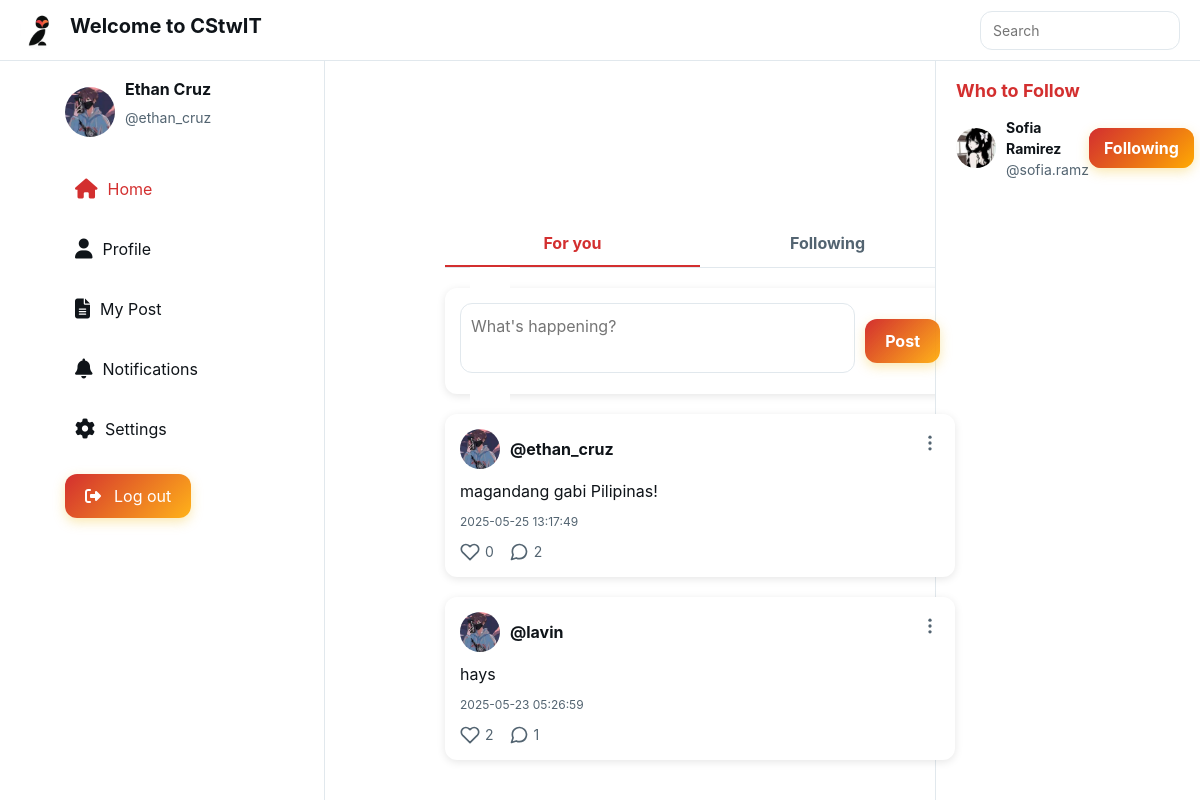
The page /client/index.php (signed in) on the database its author committed.
### tables this page shows
CREATE TABLE `users` (
  `id` int(11) NOT NULL,
  `username` varchar(50) NOT NULL,
  `email` varchar(100) NOT NULL,
  `password` varchar(255) NOT NULL,
  `role` enum('user','admin') DEFAULT 'user',
  `status` varchar(50) DEFAULT 'active',
  `profile_pic` varchar(255) DEFAULT 'default.jpg',
  `name` varchar(100) DEFAULT NULL,
  `bio` text DEFAULT NULL,
  `created_at` timestamp NOT NULL DEFAULT current_timestamp(),
  `deletion_reason` text DEFAULT NULL,
  `ban_version` int(11) DEFAULT 0
);

CREATE TABLE `posts` (
  `id` int(11) NOT NULL,
  `user_id` int(11) DEFAULT NULL,
  `content` text NOT NULL,
  `likes` int(11) DEFAULT 0,
  `created_at` timestamp NOT NULL DEFAULT current_timestamp(),
  `status` varchar(50) DEFAULT 'active'
);

### api/fetch_posts.php (called while the page is built)
<?php
include '../config/database.php';
try {
  $stmt = $conn->prepare("
    SELECT p.*, u.username AS post_username, u.profile_pic,
           c.id AS comment_id, c.comment, c.created_at AS comment_created_at,
           uc.username AS comment_username,
           l.id AS like_id, lu.username AS liker_username
    FROM posts p
    JOIN users u ON p.user_id = u.id
    LEFT JOIN comments c ON c.post_id = p.id
    LEFT JOIN users uc ON c.user_id = uc.id
    LEFT JOIN likes l ON l.post_id = p.id
    LEFT JOIN users lu ON l.user_id = lu.id
    ORDER BY p.created_at DESC
  ");
  $stmt->execute();
  $results = $stmt->fetchAll(PDO::FETCH_ASSOC);
  $posts = [];
  foreach ($results as $row) {
    $post_id = $row['id'];
    if (!isset($posts[$post_id])) {
      $posts[$post_id] = [
        'id' => $row['id'],
        'user_id' => $row['user_id'],
        'content' => $row['content'],
        'created_at' => $row['created_at'],
        'likes' => $row['likes'],
        'username' => $row['post_username'],
        'profile_pic' => $row['profile_pic'],
        'comments' => [],
        'liked_by' => []
      ];
    }
    if ($row['comment_id']) {
      $posts[$post_id]['comments'][] = [
        'id' => $row['comment_id'],
        'username' => $row['comment_username'],
        'comment' => $row['comment'],
        'created_at' => $row['comment_created_at']
      ];
    }
    if ($row['like_id'] && !in_array($row['liker_username'], array_column($posts[$post_id]['liked_by'], 'username'))) {
      $posts[$post_id]['liked_by'][] = [
        'username' => $row['liker_username']
      ];
    }
  }
  $posts = array_values($posts);
} catch (PDOException $e) {
  $posts = [];
}
?>

### client/index.php (the view, shortened to what this page needs)
<?php
include 'includes/header.php';
include 'includes/left_sidebar.php';
include 'includes/right_sidebar.php';
include '../config/check_session.php';
if (file_exists('../api/fetch_posts.php')) {
    include '../api/fetch_posts.php';
} else {
    $posts = [];
}
?>
<div class="main-content">
    <div class="for-you-following-tabs">
        <div class="tab active" data-tab="for-you">For you</div>
        <div class="tab" data-tab="following">Following</div>
    </div>
    <div class="tab-content active" id="for-you-content">
        <form action="/CStwIT/api/create_post.php" method="POST" class="post-creation">
            <div class="post-input-container">
                <textarea class="post-input-area" name="content" placeholder="What's happening?" required></textarea>
            </div>
            <button class="post-btn" type="submit">Post</button>
        </form>
        <?php if (isset($posts) && is_array($posts) && count($posts) > 0): ?>
            <?php foreach ($posts as $post): ?>
                <div class="post" data-post-id="<?php echo $post['id']; ?>">
                    <div class="post-header">
                        <img src="../assets/uploads/<?php echo htmlspecialchars($post['profile_pic']); ?>" class="profile-pic" alt="Profile">
                        <div>
                            <strong>@<?php echo htmlspecialchars($post['username']); ?></strong>
                        </div>
                    </div>
                    <div class="post-options">
                        <span class="three-dots">
                            <svg xmlns="http://www.w3.org/2000/svg" viewBox="0 0 24 24" fill="currentColor">
                                <circle cx="12" cy="5" r="2"/>
                                <circle cx="12" cy="12" r="2"/>
                                <circle cx="12" cy="19" r="2"/>
                            </svg>
                        </span>
                    </div>
                    <div class="post-content">
                        <?php echo htmlspecialchars($post['content']); ?>
                    </div>
                    <div class="timestamp">
                        <?php echo date('Y-m-d H:i:s', strtotime($post['created_at'])); ?>
                    </div>
                    <div class="post-actions">
                        <button class="like-button <?php echo (isset($post['is_liked']) && $post['is_liked']) ? 'liked' : ''; ?>"
                                onclick="likePost(<?php echo $post['id']; ?>, this)">
                            <span class="count" id="likes-<?php echo $post['id']; ?>"><?php echo $post['likes']; ?></span>
                        </button>
                        <button class="comment-button" onclick="toggleComments(<?php echo $post['id']; ?>)">
                            <span class="count"><?php echo (int)count($post['comments']); ?></span>
                        </button>
                    </div>
                </div>
            <?php endforeach; ?>
        <?php endif; ?>
    </div>
</div>

### client/includes/header.php (shortened to what this page needs)
<?php
$current_file = basename($_SERVER['PHP_SELF']);
$is_auth_page = ($current_file == 'login.php' || $current_file == 'register.php');
?>
<!DOCTYPE html>
<html lang="en">
<head>
  <link rel="stylesheet" href="../assets/style.css">
  <link rel="stylesheet" href="https://cdnjs.cloudflare.com/ajax/libs/font-awesome/6.4.2/css/all.min.css">
  <link rel="stylesheet" href="https://stackpath.bootstrapcdn.com/bootstrap/4.5.2/css/bootstrap.min.css">
</head>
<body<?php echo $is_auth_page ? ' class="auth-page"' : ''; ?>>
  <?php if (!$is_auth_page): ?>
  <header class="cs-header">
    <div class="cs-logo">
      <img src="../assets/images/logo.jpg" alt="CStwIT Logo">
      <h1>Welcome to CStwIT</h1>
    </div>
    <div class="cs-search">
      <form action="search.php" method="GET">
        <input type="text" name="query" placeholder="Search" aria-label="Search" class="search-input">
      </form>
    </div>
  </header>
  <?php endif; ?>
  <div class="container">

### client/includes/left_sidebar.php (shortened to what this page needs)
<?php
include '../config/database.php';
$current_page = basename($_SERVER['PHP_SELF']);
$is_auth_page = ($current_page == 'login.php' || $current_page == 'register.php');
if (isset($_SESSION['user_id'])) {
    try {
        $stmt = $conn->prepare("SELECT name, username, profile_pic FROM users WHERE id = ?");
        $stmt->execute([$_SESSION['user_id']]);
        $user = $stmt->fetch(PDO::FETCH_ASSOC);
        if ($user) {
            $name = $user['name'] ?? 'User';
            $username = $user['username'] ?? 'yourusername';
            $profile_pic = $user['profile_pic'] ?? 'default.jpg';
        } else {
            $name = 'User';
            $username = 'yourusername';
            $profile_pic = 'default.jpg';
        }
    } catch (PDOException $e) {
        error_log("Database error fetching user or notifications: " . $e->getMessage());
        $name = 'User';
        $username = 'yourusername';
        $profile_pic = 'default.jpg';
        $initial_notification_count = 0;
    }
} else {
    $name = 'User';
    $username = 'yourusername';
    $profile_pic = 'default.jpg';
    $initial_notification_count = 0;
}
?>
<!DOCTYPE html>
<html lang="en">
<head>
    <link rel="stylesheet" href="../assets/style.css">
    <link rel="stylesheet" href="https://cdnjs.cloudflare.com/ajax/libs/font-awesome/6.4.2/css/all.min.css">
    <link rel="stylesheet" href="https://stackpath.bootstrapcdn.com/bootstrap/4.5.2/css/bootstrap.min.css">
</head>
<body<?php echo $is_auth_page ? ' class="auth-page"' : ''; ?>>
    <?php if (!$is_auth_page): ?>
    <div class="left-sidebar">
        <div class="profile-summary">
            <div class="profile-pic">
                <img src="../assets/uploads/<?php echo htmlspecialchars($profile_pic); ?>" alt="Profile Picture">
            </div>
            <div class="profile-info">
                <h3><?php echo htmlspecialchars($name); ?></h3>
                <p>@<?php echo htmlspecialchars($username); ?></p>
            </div>
        </div>
        <nav class="cs-nav">
            <a href="index.php" class="<?php echo ($current_page == 'index.php') ? 'active' : ''; ?>">
                <span class="nav-icon"><i class="fas fa-home"></i></span>
                <span class="nav-text">Home</span>
            </a>
            <a href="profile.php" class="<?php echo ($current_page == 'profile.php') ? 'active' : ''; ?>">
                <span class="nav-icon"><i class="fas fa-user"></i></span>
                <span class="nav-text">Profile</span>
            </a>
            <a href="my_post.php" class="<?php echo ($current_page == 'my_post.php') ? 'active' : ''; ?>">
                <span class="nav-icon"><i class="fas fa-file-alt"></i></span>
                <span class="nav-text">My Post</span>
            </a>
            <a href="notifications.php" class="<?php echo ($current_page == 'notifications.php') ? 'active' : ''; ?>">
                <span class="nav-icon notification-badge">
                    <i class="fas fa-bell"></i>
                </span>
                <span class="nav-text">Notifications</span>
            </a>
            <a href="settings.php" class="<?php echo ($current_page == 'settings.php') ? 'active' : ''; ?>">
                <span class="nav-icon"><i class="fas fa-cog"></i></span>
                <span class="nav-text">Settings</span>
            </a>
        </nav>
        <div class="logout-container">
            <a href="logout.php" class="logout-btn">
                <i class="fas fa-sign-out-alt mr-2"></i> Log out
            </a>
        </div>
    </div>
    <div class="main-content">
    </div>
    <?php endif; ?>
</body>
</html>

### client/includes/right_sidebar.php (shortened to what this page needs)
<?php
$db_path = dirname(dirname(__DIR__)) . '/config/database.php';
$session_path = __DIR__ . '/session.php';
if (!file_exists($db_path)) {
    error_log("Database file not found at: $db_path");
    $users_to_follow = [];
} elseif (!file_exists($session_path)) {
    error_log("Session file not found at: $session_path");
    $users_to_follow = [];
} else {
    try {
        if (!isset($_SESSION['user_id'])) {
            error_log("User not logged in for right sidebar. Session: " . print_r($_SESSION, true));
            $users_to_follow = [];
        } else {
            $stmt = $conn->prepare("SELECT id, username, profile_pic, name, created_at
                                    FROM users
                                    WHERE status = 'active'
                                    AND id != ?
                                    AND role != 'admin'
                                    ORDER BY created_at DESC
                                    LIMIT 5");
            $stmt->execute([$_SESSION['user_id']]);
            $users_to_follow = $stmt->fetchAll(PDO::FETCH_ASSOC);
        }
    } catch (PDOException $e) {
        error_log("Database error in right sidebar: " . $e->getMessage());
        $users_to_follow = [];
    }
}
?>
    <div class="follow-suggestions">
        <div class="suggestions-header">
            <h2>Who to Follow</h2>
        </div>
        <div class="suggestions-list">
            <?php if (empty($users_to_follow)): ?>
                <div class="suggestion-item">
                    <div class="suggestion-info">
                        <span class="suggestion-fullname">No suggestions available.</span>
                    </div>
                </div>
            <?php else: ?>
                <?php foreach ($users_to_follow as $user): ?>
                <div class="suggestion-item">
                    <div class="suggestion-user">
                        <div class="suggestion-avatar">
                            <img src="../assets/uploads/<?php echo htmlspecialchars($user['profile_pic'] ?? 'default.jpg'); ?>" alt="<?php echo htmlspecialchars($user['username']); ?>'s profile">
                        </div>
                        <div class="suggestion-info">
                            <?php if (!empty($user['name'])): ?>
                                <span class="suggestion-fullname"><?php echo htmlspecialchars($user['name']); ?></span>
                            <?php endif; ?>
                            <span class="suggestion-username">@<?php echo htmlspecialchars($user['username']); ?></span>
                        </div>
                    </div>
                    <div class="suggestion-action">
                        <button class="follow-toggle-btn <?php echo $user['is_followed'] ? 'following' : ''; ?>"
                                data-user-id="<?php echo $user['id']; ?>"
                                data-followed="<?php echo $user['is_followed'] ? 'true' : 'false'; ?>">
                            <?php echo $user['is_followed'] ? 'Following' : 'Follow'; ?>
                        </button>
                    </div>
                </div>
                <?php endforeach; ?>
            <?php endif; ?>
        </div>
    </div>
</div>

### client/includes/left_sidebar.php (style rules this page uses)
.notification-badge { position: relative; display: inline-block; }

### rows shown on the page
users: profile_pic (picture), name "Ethan Cruz", username "ethan_cruz"
users: profile_pic (picture), name "Sofia Ramirez", username "sofia.ramz"
posts: user.profile_pic (picture), username "lavin", content "hays", created_at "2025-05-23 05:26:59", likes "2", count($post['comments']) "1"

### other values the page prints
$post['username'] "ethan_cruz"
$post['content'] "magandang gabi Pilipinas!"
date('Y-m-d H:i:s', strtotime($post['created_at'])) "2025-05-25 13:17:49"
$post['likes'] "0"
count($post['comments']) "2"
